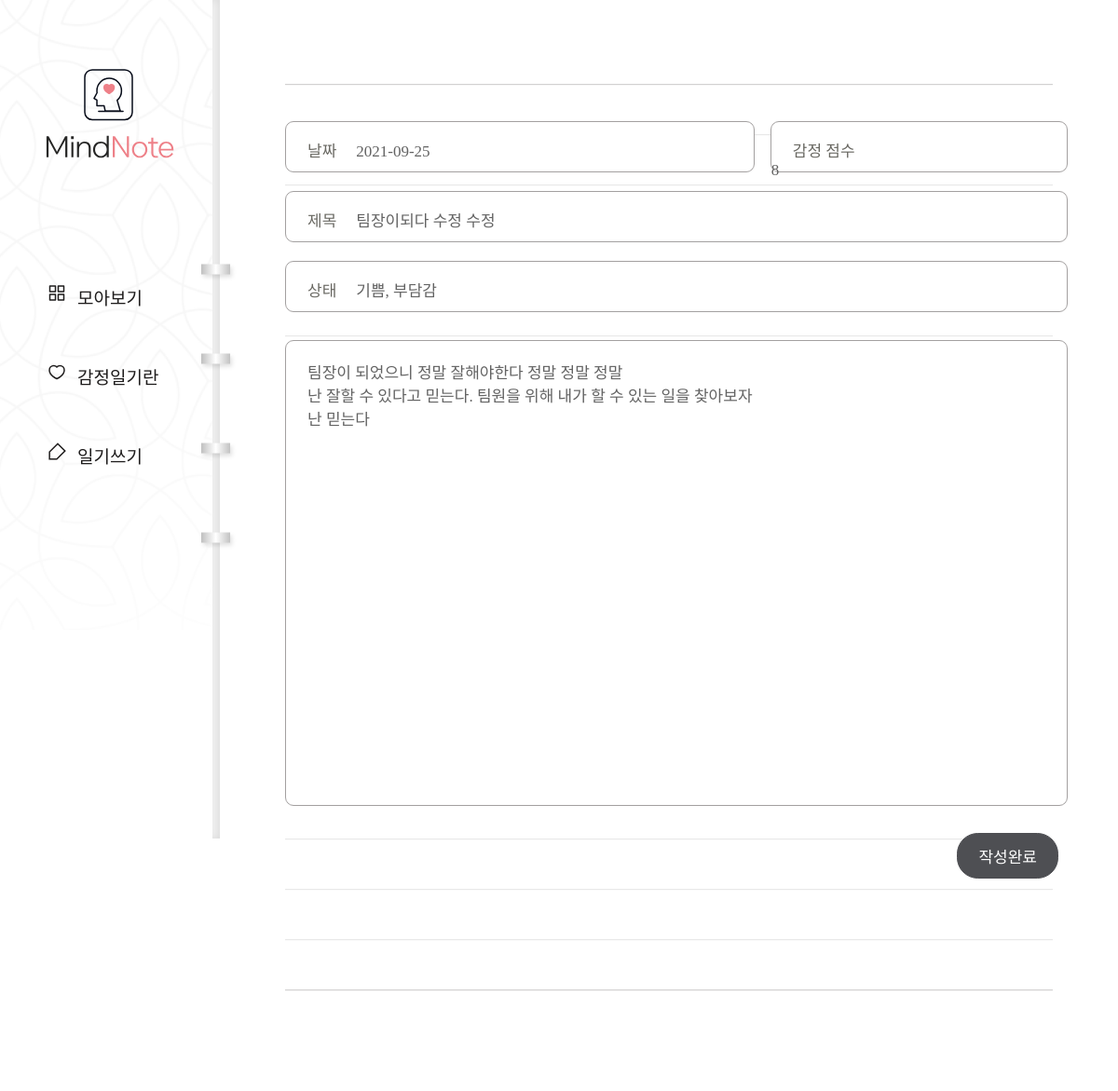
Page /diary/page/34/edit/ on the committed database.
### diary/models.py (models this page shows, shortened)
class Page(models.Model):
    title = models.CharField(max_length=100, validators=[validate_no_hash]) # 제목
    content = models.TextField(validators=[validate_no_hash]) # 내용
    feeling = models.CharField(max_length=80, validators=[validate_no_hash, validate_no_numbers]) # 감정 상태
    score = models.IntegerField(validators=[validate_score]) # 감정 점수
    dt_created = models.DateField() # 작성일

### diary/views.py (the view, shortened to what this page needs)
# urls.py: path('diary/page/<int:pk>/edit/', views.PageUpdateView.as_view(), name="page-update"), # 각각의 일기 수정
class PageUpdateView(UpdateView):
    model = Page
    form_class = PageForm

### diary/forms.py
class PageForm(forms.ModelForm):
    class Meta:
        model = Page
        fields = ['title', 'content', 'feeling', 'score', 'dt_created']

### diary/templates/diary/page_form.html (shortened to what this page needs)
{% extends './base.html' %}
{% block content %}
    <div class="wrap-post">
        <form method="post">{% csrf_token %}
            <div class="editor">
                <div class="input input-date">
                    <p>날짜</p>
                    {{form.dt_created}}
                </div>
                <div class="input input-score">
                    <p>감정 점수</p>
                    {{form.score}}
                </div>
                <div class="input input-title">
                    <p>제목</p>
                    {{form.title}}
                </div>
                <div class="input input-state">
                    <p>상태</p>
                    {{form.feeling}}
                </div>
                {{form.content}}
                <div class="post-btn">
                    <input type="submit" value="작성완료">
                </div>
            </div>
        </form>
    </div>
{% endblock content %}

### diary/static/diary/css/styles.css (style rules this page uses)
h1,h2,h3,p,a,ul,li { margin: 0; padding: 0; font-family: 'NanumSquare'; list-style: none; text-decoration: none; outline: none; }
html { position: relative; min-height: 100%; margin: 0; }
body { margin: 0; padding: 0; -webkit-font-smoothing: antialiased; -moz-osx-font-smoothing: auto; }
.wrap-post { padding-left: 236px; padding-top: 10px; padding-bottom: 50px; }
form { margin: 0 70px; padding-top: 120px; padding-bottom: 200px; background: url(../image/note-bg.svg) repeat-x center/1535px 974px; }
.editor { overflow: hidden; width: 840px; margin: 0 auto; }
.input { position: relative; height: 55px; margin-bottom: 20px; border: solid 1px #a3a0a0; border-radius: 9px; background: #fff; box-sizing: border-box; }
.input-date { float: left; width: 60%; }
.input-score { float: right; width: 38%; }
.input-title { float: left; width: 100%; }
.input-state { float: left; width: 100%; margin-bottom: 30px; }
.input p { display: inline-block; padding-top: 17px; padding-left: 23px; padding-right: 17px; font-family: 'NanumSquare'; color: #696862; font-size: 17px; }
.input-title input { width: 750px; }
.input-state input { width: 750px; }
input { padding: 0; font-family: 'NanumBarunpen'; color: #636363; font-size: 17px; background-color: transparent; border: none; box-sizing: border-box; }
textarea { width: 100%; height: 500px; padding: 20px 23px 30px 23px; font-family: 'NanumBarunpen'; color: #636363; font-size: 17px; border: solid 1px #a3a0a0; border-radius: 9px; box-sizing: border-box; resize: none; }
input::placeholder,textarea::placeholder { color: #bcbbb6; }
.post-btn { overflow: hidden; margin-top: 25px; }
input[type="submit"] { float: right; padding: 11px 22px; margin-right: 10px; font-family: 'NanumSquare'; color: #fff; font-size: 17px; background-color: #4e4f53; border: solid 1px #4e4f53; border-radius: 22.5px; cursor: pointer; }

### rows in the picture
Page: dt_created "2021-09-25", score "8", title "팀장이되다 수정 수정", feeling "기쁨, 부담감", content "팀장이 되었으니 정말 잘해야한다 정말 정말 정말 난 잘할 수 있다고 믿는다. 팀원을 위해 내가 할 수 있는 일을 찾아보자 난 믿는다"
